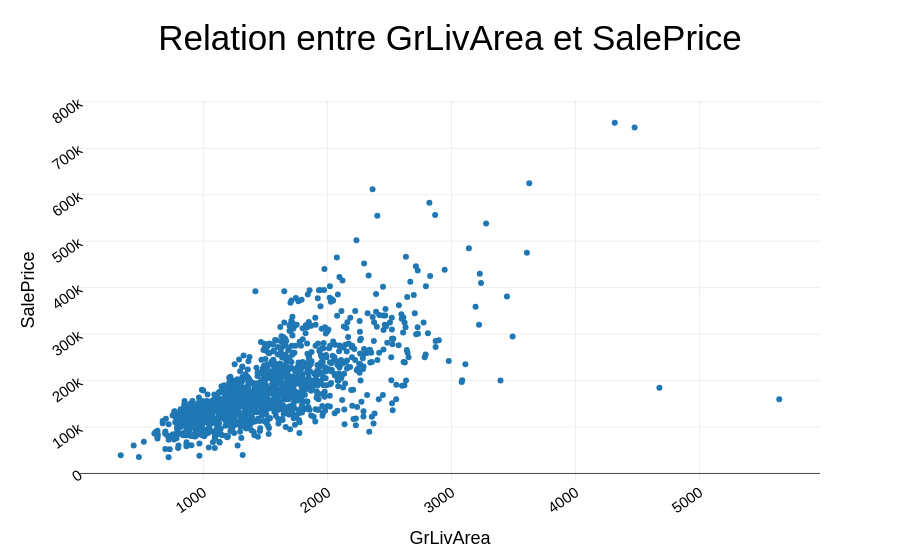

Here is the notebook cell this chart was saved with:
### Code cell
# Mise à jour du layout
scat.update_layout(
    title_text="Relation entre GrLivArea et SalePrice",
    xaxis_title="GrLivArea",
    yaxis_title="SalePrice",
)

### Figure 1 — Plotly figure (JSON) as saved in the notebook; plotly's stock layout.template omitted (floating-point values rounded to 4 significant figures; data arrays with more than 128 entries replaced by an {"elided": "..."} marker saying what was removed)
{"data": [{"mode": "markers", "type": "scatter", "x": {"elided": "1460 int values"}, "y": {"elided": "1460 int values"}}], "layout": {"title": {"text": "Relation entre GrLivArea et SalePrice"}, "xaxis": {"title": {"text": "GrLivArea"}}, "yaxis": {"title": {"text": "SalePrice"}}}}
